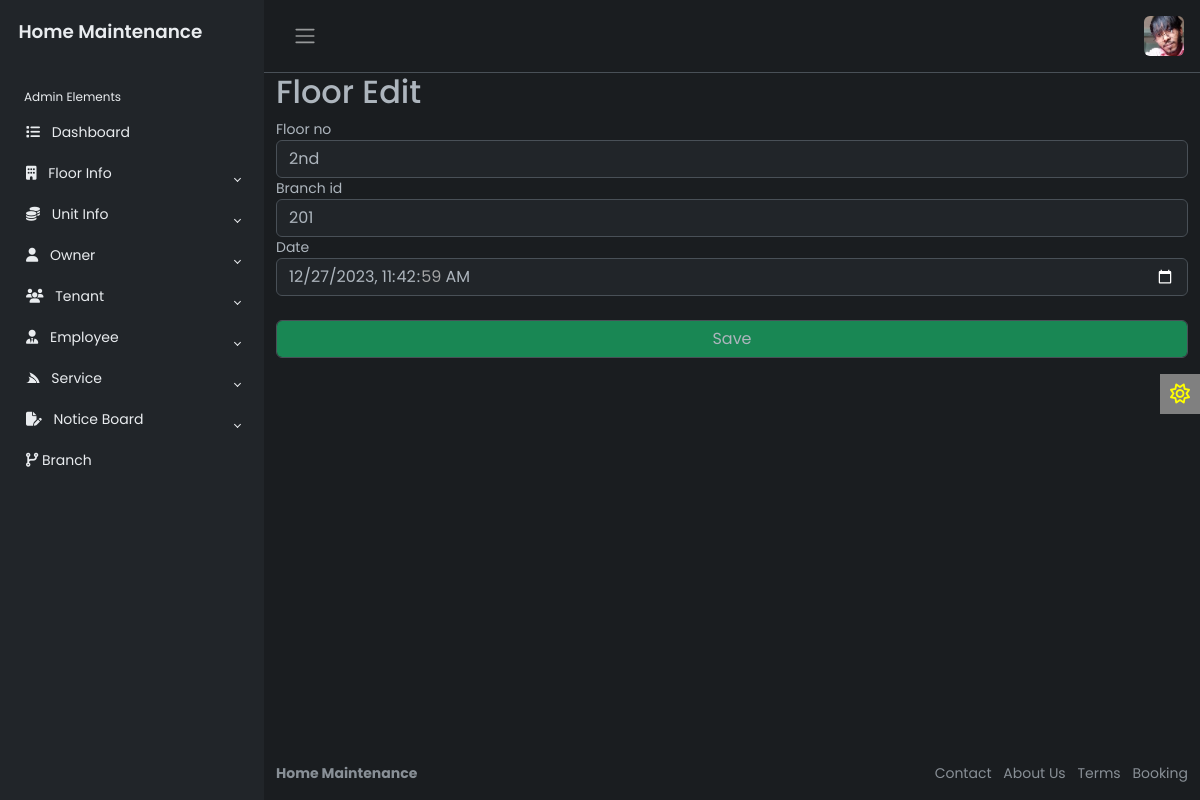
Screenshot of /floor_edit.php?id=2 with the database file from the repository.
### tables this page shows
CREATE TABLE `tbl_floor` (
  `Floor_id` int(15) NOT NULL,
  `Floor_no` varchar(50) NOT NULL,
  `branch_id` varchar(20) NOT NULL,
  `Added_date` timestamp NOT NULL DEFAULT current_timestamp()
);

### floor_edit.php (the view, shortened to what this page needs)
<?php include('include/sidebar.php')?>
<div class="main">
    <?php include('include/header.php')?>
        <main class="content">
            <div class="container">
                <div class="row">
                    <h2>Floor Edit</h2>
                    <form method="post" action="floor_edit_save.php">
                        <?php
                        $id= $_GET["id"];
                        $connect = mysqli_connect("localhost","root","","my_ams_db");
                        $sql = "SELECT * FROM tbl_floor WHERE Floor_id='$id'";
                        $result = mysqli_query($connect,$sql);
                        $data = mysqli_fetch_array($result,);
                        ?>
                        <label>Floor no</label>
                        <input type="text" name="floor_no" value="<?php echo $data["Floor_no"]?>" class="form-control">
                        <label>Branch id</label>
                        <input type="number" name="branch_id" value="<?php echo $data["branch_id"]?>" class="form-control">
                        <label>Date</label>
                        <input type="datetime-local" name="date" value="<?php echo $data["Added_date"]?>" class="form-control">
                        <input type="submit" value="Save" class="form-control mt-4 bg-success">
                    </form>
                </div>
            </div>
        </main>
    <?php include('include/theme.php')?>
    <?php include('include/footer.php')?>
</body>

### css/style.css (style rules this page uses)
* { padding: 0; margin: 0; box-sizing: border-box; }
body { font-family: 'Poppins', sans-serif; font-size: 0.875rem; opacity: 1; overflow-y: scroll; margin: 0; }
.main { display: flex; flex-direction: column; min-height: 100vh; min-width: 0; overflow: hidden; transition: all 0.35s ease-in-out; width: 100%; background: var(--bs-dark-bg-subtle); }
.content { flex: 1; }

### rows the page displays
tbl_floor: floor_no "2nd", branch_id "201", date "12/27/2023 11:42:59"
